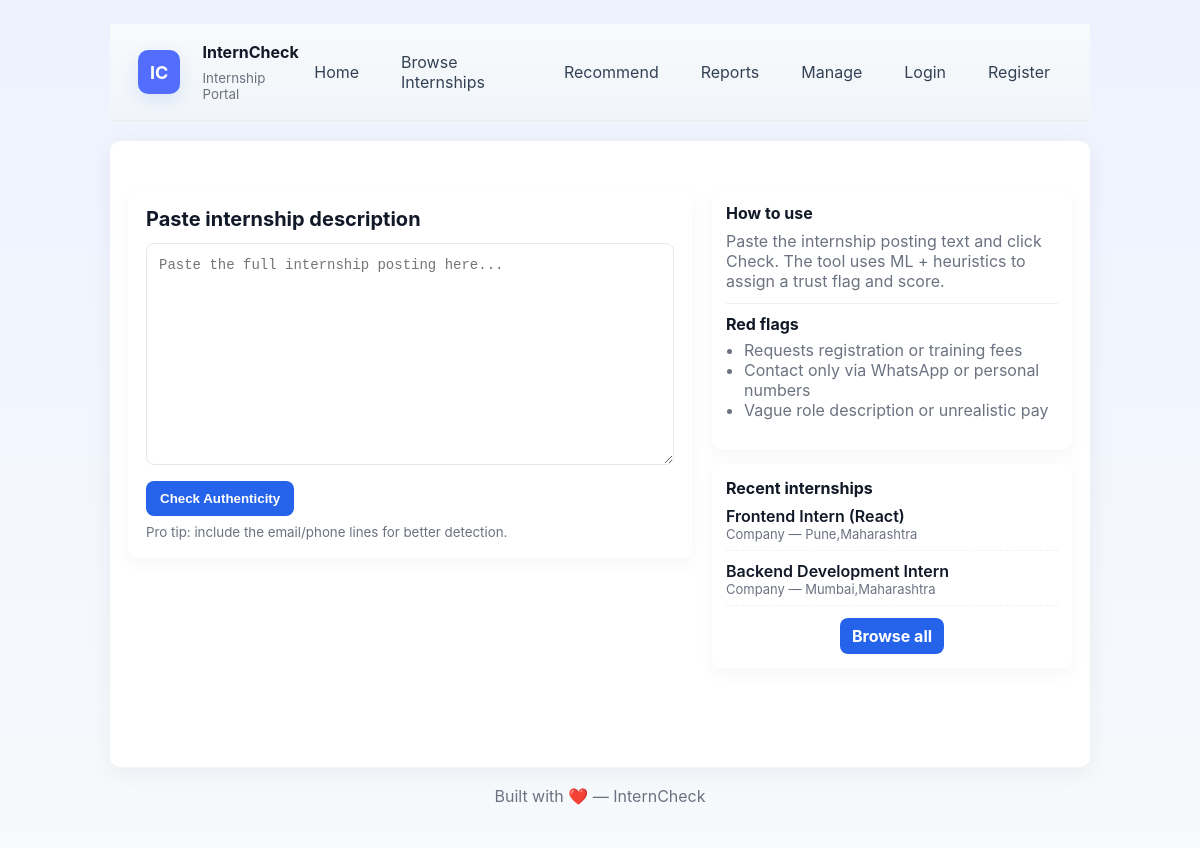
The page / on the database its author committed.
### tables this page shows
CREATE TABLE internships (
        id INTEGER PRIMARY KEY AUTOINCREMENT,
        company_id INTEGER,
        title TEXT NOT NULL,
        description TEXT,
        location TEXT,
        stipend TEXT,
        skills_required TEXT,
        category TEXT,
        created_at TEXT,
        FOREIGN KEY(company_id) REFERENCES users(id)
    );

CREATE TABLE users (
    id INTEGER PRIMARY KEY AUTOINCREMENT,
    username TEXT UNIQUE NOT NULL,
    password TEXT NOT NULL
, full_name TEXT, email TEXT, skills TEXT, created_at TEXT, role TEXT);

### app.py (the view)
@app.route("/")
def index():
    recent_rows = query_all("SELECT i.*, u.full_name as company_name FROM internships i LEFT JOIN users u ON i.company_id = u.id ORDER BY created_at DESC LIMIT 8")
    recent = [dict(r) for r in recent_rows] if recent_rows else []
    return render_template("index.html", recent=recent)

### app.py (called while the page is built)
def get_db_conn():
    os.makedirs(DB_DIR, exist_ok=True)
    conn = sqlite3.connect(DB_PATH, timeout=30, check_same_thread=False)
    conn.row_factory = sqlite3.Row
    return conn

def query_all(query, params=()):
    conn = get_db_conn()
    cur = conn.cursor()
    cur.execute(query, params)
    rows = cur.fetchall()
    conn.close()
    return rows

def get_current_user():
    uid = session.get('user_id')
    if not uid:
        return None
    row = query_one("SELECT * FROM users WHERE id = ?", (uid,))
    return dict(row) if row else None

@app.context_processor
def inject_user():
    return dict(user=get_current_user())

### templates/index.html (shortened to what this page needs)
<!DOCTYPE html>
<html lang="en">
<head>
  <link rel="stylesheet" href="{{ url_for('static', filename='style.css') }}">
</head>
<body>
  <div class="app" style="min-height:100vh;display:flex;flex-direction:column;">
    <header class="header" style="padding:18px 28px;border-bottom:1px solid #eee;background:linear-gradient(180deg,#f8fafc,#f1f5f9);">
      <div style="max-width:1100px;margin:0 auto;display:flex;align-items:center;justify-content:space-between;">
        <a class="brand" href="/" style="display:flex;align-items:center;text-decoration:none;color:inherit;">
          <div class="logo" style="width:44px;height:44px;border-radius:10px;background:#536dfe;color:white;display:flex;align-items:center;justify-content:center;font-weight:700;margin-right:10px;">IC</div>
          <div>
            <div style="font-weight:700">InternCheck</div>
            <small class="muted" style="color:#6b7280">Internship Portal</small>
          </div>
        </a>
        <nav>
          <div class="links" style="display:flex;gap:18px;align-items:center;">
            <a href="/" style="text-decoration:none;color:#334155">Home</a>
            <a href="{{ url_for('internships') }}" style="text-decoration:none;color:#334155">Browse Internships</a>
            <a href="{{ url_for('recommend') }}" style="text-decoration:none;color:#334155">Recommend</a>
            <a href="{{ url_for('reports') }}" style="text-decoration:none;color:#334155">Reports</a>
            <a href="{{ url_for('manage') }}" style="text-decoration:none;color:#334155">Manage</a>
            {% if user %}
              <a href="{{ url_for('logout') }}" style="text-decoration:none;color:#334155">Logout ({{ user.username }})</a>
            {% else %}
              <a href="{{ url_for('login') }}" style="text-decoration:none;color:#334155">Login</a>
              <a href="{{ url_for('register') }}" style="text-decoration:none;color:#334155">Register</a>
            {% endif %}
          </div>
        </nav>
      </div>
    </header>
    <main class="container" style="flex:1; padding:28px 18px;">
      <div style="max-width:1100px;margin:0 auto; display:grid; grid-template-columns: 1fr 360px; gap:20px;">
        <section>
          <div class="card" style="background:white;padding:18px;border-radius:10px;box-shadow:0 6px 18px rgba(15,23,42,0.04);">
            <div class="h1" style="font-size:20px;font-weight:700;margin-bottom:12px;">Paste internship description</div>
            <form method="POST" action="{{ url_for('predict') }}">
              <textarea name="description" rows="10" placeholder="Paste the full internship posting here..." required style="width:100%;padding:12px;border:1px solid #e6e6ef;border-radius:8px;font-size:14px;line-height:1.4;">{{ description or "" }}</textarea>
              <div style="margin-top:12px;">
                <button class="btn" type="submit" style="background:#2563eb;color:white;padding:10px 14px;border-radius:8px;border:none;font-weight:700;cursor:pointer;">Check Authenticity</button>
              </div>
              <div style="margin-top:8px;"><small class="muted" style="color:#6b7280">Pro tip: include the email/phone lines for better detection.</small></div>
            </form>
          </div>
        </section>
        <aside>
          <div class="card" style="background:white;padding:14px;border-radius:10px;box-shadow:0 6px 18px rgba(15,23,42,0.04);">
            <div style="font-weight:700;margin-bottom:8px;">How to use</div>
            <p style="color:#6b7280;margin:0 0 12px 0">Paste the internship posting text and click Check. The tool uses ML + heuristics to assign a trust flag and score.</p>
            <hr style="border:none;border-top:1px solid #eef2f7;margin:10px 0;">
            <div style="font-weight:700;margin-bottom:6px;">Red flags</div>
            <ul style="margin-top:6px;color:#6b7280;padding-left:18px;">
              <li>Requests registration or training fees</li>
              <li>Contact only via WhatsApp or personal numbers</li>
              <li>Vague role description or unrealistic pay</li>
            </ul>
          </div>
          <div class="card" style="background:white;padding:14px;border-radius:10px;box-shadow:0 6px 18px rgba(15,23,42,0.04);margin-top:14px;">
            <div style="font-weight:700;">Recent internships</div>
            <div style="margin-top:8px;">
              {% if recent %}
                {% for i in recent %}
                  <div style="margin-bottom:10px;padding-bottom:8px;border-bottom:1px dashed #eef2f7;">
                    <div style="font-weight:600;">{{ i['title'] }}</div>
                    <div style="color:#6b7280;font-size:13px;">{{ i['company_name'] or 'Company' }} — {{ i['location'] or 'Remote' }}</div>
                  </div>
                {% endfor %}
              {% else %}
                <p style="color:#6b7280;margin:6px 0;">No recent internships.</p>
              {% endif %}
            </div>
            <div style="margin-top:12px;text-align:center;">
              <a class="btn" href="{{ url_for('internships') }}" style="display:inline-block;padding:8px 12px;border-radius:8px;background:#2563eb;color:white;text-decoration:none;font-weight:700;">Browse all</a>
            </div>
          </div>
        </aside>
      </div>
    </main>
    <footer style="padding:18px 0;text-align:center;color:#6b7280;border-top:1px solid #f1f5f9;">
      <div style="max-width:1100px;margin:0 auto;">Built with ❤️ — InternCheck</div>
    </footer>
  </div>
</body>
</html>

### static/style.css (style rules this page uses)
:root { --bg:#f6f8fb; --card:#ffffff; --muted:#6b7280; --accent:#2563eb; --success:#16a34a; --danger:#ef4444; --warn:#f59e0b; --rounded:10px; --maxwidth:980px; --glass: rgba(255,255,255,0.7); }
* { box-sizing:border-box }
body { margin:0; font-family: Inter, system-ui, -apple-system, "Segoe UI", Roboto, "Helvetica Neue", Arial; background: linear-gradient(180deg,#eef2ff 0%, #f7fafc 100%); color:#111827; -webkit-font-smoothing:antialiased; -moz-osx-font-smoothing:grayscale; padding:24px; display:flex; justify-content:center; }
.app { width:100%; max-width:var(--maxwidth); }
.header { display:flex; align-items:center; justify-content:space-between; gap:12px; margin-bottom:20px; }
.brand { display:flex; align-items:center; gap:12px; text-decoration:none; color:inherit; }
.logo { width:46px; height:46px; border-radius:10px; background:linear-gradient(135deg,var(--accent), #7c3aed); display:flex; align-items:center; justify-content:center; color:white; font-weight:700; font-size:18px; box-shadow:0 6px 18px rgba(37,99,235,0.12); }
nav .links { display:flex; gap:12px; align-items:center; }
nav .links a { color:var(--muted); text-decoration:none; padding:8px 12px; border-radius:8px; }
.container { background:var(--card); border-radius:var(--rounded); padding:20px; box-shadow: 0 6px 24px rgba(15,23,42,0.06); }
.card { background: #fff; border-radius: 12px; padding: 18px; box-shadow: 0 6px 18px rgba(2,6,23,0.04); }
.h1 { font-size:20px; margin:0 0 8px 0; }
textarea, input[type="text"], select { width:100%; padding:12px 10px; border-radius:8px; border:1px solid #e6edf3; font-size:14px; resize:vertical; }
button.btn { background:var(--accent); border:none; color:white; padding:10px 14px; border-radius:8px; cursor:pointer; font-weight:600; }
small.muted { color:var(--muted); display:block; margin-top:8px }

### rows shown on the page
internships: title "Frontend Intern (React)", full_name "Company", location "Pune,Maharashtra"
internships: title "Backend Development Intern", full_name "Company", location "Mumbai,Maharashtra"
